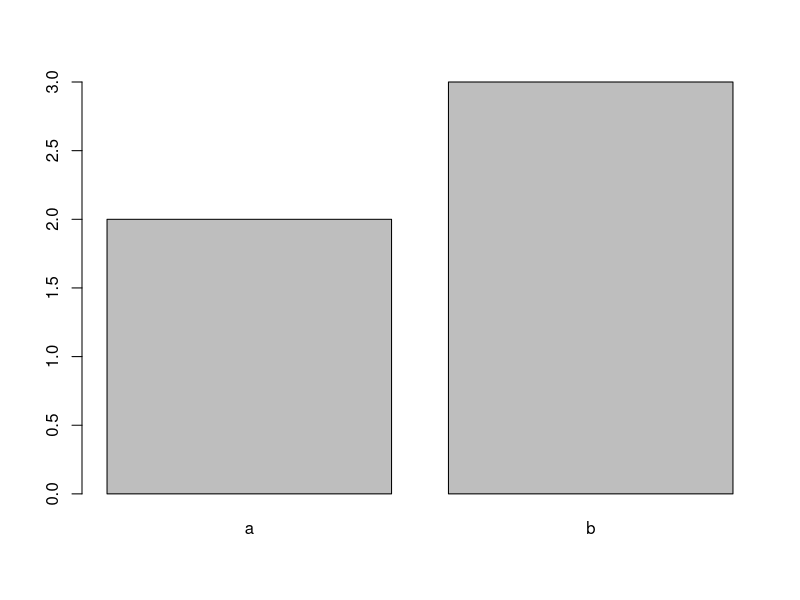
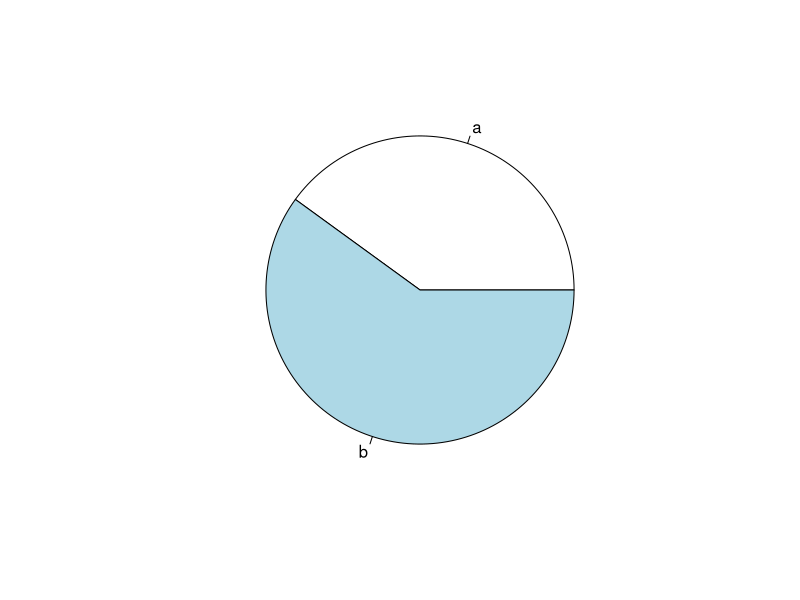
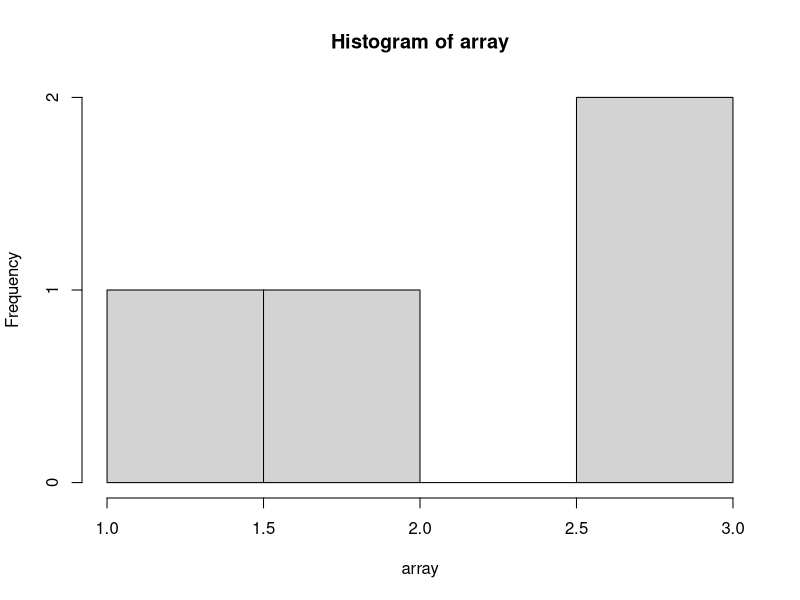

Recreate these plots in R, in order.
# Unit 1 functions

array <- c(1,2,3,3)

# creating a frequency table:

table <- table(array)

names <- names(table) # returns the elements in the table

freq <- as.numeric(table) # returns the frequencies in the same order with the elements

# creating a relative frequency table

f_table <- prop.table(table)
print(f_table)

# bar chart and pie chart

d <- c( a = 2, b=3)
print(d)
barplot(d)

pie(d)

# creating a histogram:
# hist(x,
#    main = "Distribution of Values",
#    xlab = "Values",
#    ylab = "Frequency",
#    col = "lightblue",
#    border = "black")

hist(array)



# simple arithmetic mean

my_mean <- function(v){
  sum <- sum(v)
  N <- length(v)
  m <- sum/N
  return(trunc(m * 10000) / 10000) # for 4 decimals 
}

my_mean_f <- function(x, f){
  return(sum(x*f)/sum(f))
}


# quadratic mean or root mean:

quadratic_mean <- function(v){
  s <- 0
  for (i in v) {
    s <- s + i**2
  }
  return(trunc(sqrt(s/length(v)) * 100) / 100) # two digits
}

quadratic_mean_f <- function(x, f) {
  return(sqrt(sum((x**2) * f) / sum(f)))
}


# mode:
a <- c(7, 11, 11, 8, 12, 9, 6, 20)

get_mode <- function(x) {
  frequencies <- table(x)
  return(as.numeric(names(frequencies)[frequencies == max(frequencies)]))
}

# median:

m <- median(a)

# quartiles: 0.25, 0.5, 0.75

q1 <- quantile(a, 0.25)
q2 <- quantile(a, 0.5)

# deciles: 0.1, 0.2, ... , 0.9

# percentiles: 0.01, 0.02, .. , 0.99

# Interquartile range: Q3 - Q1

R_Q <- function(x){
  q1 <- quantile(x, 0.25)
  q3 <- quantile(x, 0.75)
  return(q3-q1)
}

# Intercentile range: P99 - P1

R_P <- function(x){
  p1 <- quantile(x, 0.01)
  q99 <- quantile(x, 0.99)
  return(p99-p1)
}

################################
# deviatian from p:
################################

deviation <- function(x, p){
  s <- 0
  for (i in x){
    s <- s + abs(i - p)
  }
  return(s/length(x))
}

deviation_f <- function(x, f, p){
  d <- sum(abs(x-p)*f)/sum(f)
  return(d)
}

################################
# mean deviation:
################################

deviation(a, mean(a))

###################################
# mean squared error or deviation:
###################################

mean_squared_dev <- function(x, p){
  s <- 0
  for (i in x){
    s <- s + (i-p)**2
  }
  
  return(s/length(x))
}

mean_squared_dev_f <- function(x, f, p){
  s <- sum(((x-p)**2) * f)
  return(s/sum(f))
}

#################################################################
# VARIANCE: 
# mean of squares of deviation concerning the mean
# population variance: sum((x - m)^2 * f) / sum(f)

# sample variance (sn**2): sum((x - m)^2 * f) / sum(f) 

# sample quasi-variance (s2): sum((x - m)^2 * f) / (sum(f)-1)
#################################################################

variance_f <- function(x, f){
   m <- my_mean_f(x, f)
   return(sum(((x-m)**2)*f)/sum(f))
}



variance <- function(x){
  m <- mean(x)
  return(sum((x-m)**2)/length(x))
}

###############################################
# standard deviation: squareroot of variance
# tells how spread data is
###############################################

standard_dev_f <- function(x, f){
  m <- my_mean_f(x, f)
  s <- sum((x-m)^2 * f) / sum(f)
  return(sqrt(s))
}

standard_dev <- function(x){
  return(sqrt(variance(x)))
}


#############################################################
# STANDARDISED VARIABLE
# compare data with different means and standard deviations
#  zᵢ = (xᵢ − x̄) / sₙ
# if |z| < 1: close to the mean
# if |z| near 2: not unusually far
# if |z| > 3: possibly and outlier
#############################################################

z_var <- function(x){
  m <- mean(x)
  s <- standard_dev(x)
  return((x-m)/s)
}

###########################################################
# pearson's coefficient of variace: CV 
# CV = sd/abs(mean)
# measures the spreadness of data based on the mean
# low CV: data is homogenous and mean is dependable
# high CV: data is heterogenous and mean is a weak measure
###########################################################

CV <- function(x){
  s <- standard_dev(x)
  return(s/abs(mean(x)))
}

#################################################################
# moment of order r with respect to the point c:
# measures the shape they measure deviation from the center
# high r value means measurement is very sensitive to far points
#################################################################

moment_of_order <- function(x, r, c){
  return(sum((x-c)**r)/length(x))
}

moment_of_order_freq <- function(x, r, c, f){
  return(sum((x-c)^r*f) / sum(f))
}

####################################
# ordinary moment of order
# c = 0
####################################


ordinary_moment <- function(x, r){
  return(sum(x**r)/length(x))
}

ordinary_moment_freq <- function(x, r, f){
  return(sum(x^r * f) / sum(f))
}

#########################################################
# central moment of order r : 
# arithmetic mean of rth powers of deviatian from mean
#########################################################

central_moment <- function(x, r){
  return(sum((x-mean(x))**r)/length(x))
}

central_moment_freq <- function(x, r, f){
  m <- my_mean_f(x, f)
  return(sum((x - m)^r * f) / sum(f))
}

##############################################
# pearson's skewness coefficient
##############################################

pearson_skewness <- function(x){
  mo <- get_mode(x)
  s <- standard_dev(x)
  me <- mean(x)
  return((me - mo) / s)
  
}

###############################################
# fisher skewness coefficient
# g₁ = μ₃ / sₙ³ (central moment of order 3 / cube of sd)
# g₁ = 0: symmetric. The two sides balance.
# g₁ > 0: positive (right) skew. A long tail to the right, i.e. a few unusually large values. Usually mean > median.
# g₁ < 0: negative (left) skew. A long tail to the left, i.e. a few unusually small values. Usually mean < median.
###############################################

fisher_g1 <- function(x){
  return(central_moment(x,3)/(standard_dev(x)**3))
}

fisher_g1_freq <- function(x, f){
  return(central_moment_freq(x, 3, f) / (standard_dev_f(x, f)^3) )
}

#########################################################################
# fisher's curtoises coefficient
# g₂ = μ₄ / sₙ⁴ − 3( (central moment of order 4 / fourth power of sd) - 3
# g2 = 0	Mesokurtic: normal distribution. extreme values about as often as a normal distribution would give
# g2 > 0 Leptokurtic: sharp peak, heavy tails.	most values packed near the mean, but more outliers than normal
# g2 < 0 Platykurtic: Flat, light tails. values spread evenly across the range, with few or no extremes
#########################################################################

fisher_g2 <- function(x){
  return(central_moment(x,4)/(standard_dev(x)**4) -3)
}

fisher_g2_freq <- function(x, f){
  return(central_moment_freq(x,4,f)/(standard_dev_f(x, f)**4) -3)
}


########################################
# outliers
# to detect a specific outlier calculate standardized variable z for whole vector
# if z>3 definetely an outlier
# interquartile range rule
########################################

iqr_outliers <- function(x) {
  q1  <- quantile(x, 0.25)
  q3  <- quantile(x, 0.75)
  iqr <- q3 - q1
  list(
    outliers = x[x < q1 - 1.5*iqr | x > q3 + 1.5*iqr],
    extreme  = x[x < q1 - 3*iqr   | x > q3 + 3*iqr]
  )
}
